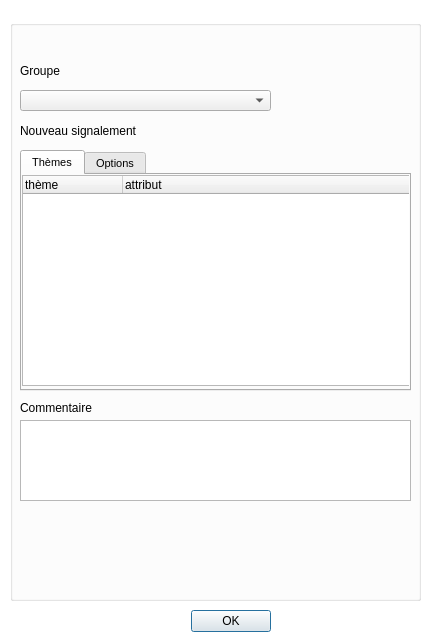
<?xml version="1.0" encoding="UTF-8"?>
<ui version="4.0">
 <class>dlgCreateRem</class>
 <widget class="QDialog" name="dlgCreateRem">
  <property name="geometry">
   <rect>
    <x>0</x>
    <y>0</y>
    <width>432</width>
    <height>639</height>
   </rect>
  </property>
  <property name="font">
   <font>
    <pointsize>7</pointsize>
   </font>
  </property>
  <property name="windowTitle">
   <string>Créer un nouveau signalement</string>
  </property>
  <property name="windowIcon">
   <iconset>
    <normaloff>images/ign.png</normaloff>images/ign.png</iconset>
  </property>
  <property name="toolTipDuration">
   <number>-4</number>
  </property>
  <property name="styleSheet">
   <string notr="true">QDialog {background-color: rgb(255, 255, 255)}</string>
  </property>
  <widget class="QGroupBox" name="groupBoxProfil">
   <property name="geometry">
    <rect>
     <x>10</x>
     <y>20</y>
     <width>411</width>
     <height>581</height>
    </rect>
   </property>
   <property name="font">
    <font>
     <pointsize>7</pointsize>
     <weight>400</weight>
     <bold>false</bold>
    </font>
   </property>
   <property name="title">
    <string/>
   </property>
   <widget class="QTabWidget" name="tabWidget">
    <property name="geometry">
     <rect>
      <x>10</x>
      <y>130</y>
      <width>391</width>
      <height>241</height>
     </rect>
    </property>
    <property name="font">
     <font>
      <pointsize>8</pointsize>
     </font>
    </property>
    <property name="currentIndex">
     <number>0</number>
    </property>
    <widget class="QWidget" name="tabTheme">
     <attribute name="title">
      <string>Thèmes</string>
     </attribute>
     <widget class="QTreeWidget" name="treeWidget">
      <property name="geometry">
       <rect>
        <x>0</x>
        <y>0</y>
        <width>391</width>
        <height>211</height>
       </rect>
      </property>
      <property name="sizePolicy">
       <sizepolicy hsizetype="Maximum" vsizetype="Expanding">
        <horstretch>0</horstretch>
        <verstretch>0</verstretch>
       </sizepolicy>
      </property>
      <property name="itemsExpandable">
       <bool>true</bool>
      </property>
      <column>
       <property name="text">
        <string>thème</string>
       </property>
      </column>
      <column>
       <property name="text">
        <string>attribut</string>
       </property>
      </column>
     </widget>
    </widget>
    <widget class="QWidget" name="tabOption">
     <attribute name="title">
      <string>Options</string>
     </attribute>
     <widget class="QCheckBox" name="checkBoxJoinCroquis">
      <property name="geometry">
       <rect>
        <x>10</x>
        <y>10</y>
        <width>141</width>
        <height>20</height>
       </rect>
      </property>
      <property name="text">
       <string>Joindre un croquis</string>
      </property>
      <property name="checked">
       <bool>true</bool>
      </property>
     </widget>
     <widget class="QCheckBox" name="checkBoxAttDoc">
      <property name="geometry">
       <rect>
        <x>10</x>
        <y>30</y>
        <width>251</width>
        <height>20</height>
       </rect>
      </property>
      <property name="text">
       <string>Joindre un document (4 au maximum)</string>
      </property>
     </widget>
     <widget class="QLabel" name="lblDoc">
      <property name="geometry">
       <rect>
        <x>10</x>
        <y>60</y>
        <width>371</width>
        <height>71</height>
       </rect>
      </property>
      <property name="text">
       <string/>
      </property>
      <property name="wordWrap">
       <bool>true</bool>
      </property>
     </widget>
     <widget class="QRadioButton" name="radioBtnUnique">
      <property name="geometry">
       <rect>
        <x>10</x>
        <y>140</y>
        <width>201</width>
        <height>20</height>
       </rect>
      </property>
      <property name="text">
       <string>Créer un signalement unique</string>
      </property>
      <property name="checked">
       <bool>true</bool>
      </property>
     </widget>
     <widget class="QRadioButton" name="radioBtnMultiple">
      <property name="geometry">
       <rect>
        <x>10</x>
        <y>170</y>
        <width>161</width>
        <height>20</height>
       </rect>
      </property>
      <property name="text">
       <string>Créer xx signalements</string>
      </property>
     </widget>
    </widget>
   </widget>
   <widget class="QTextEdit" name="textEditMessage">
    <property name="geometry">
     <rect>
      <x>10</x>
      <y>400</y>
      <width>391</width>
      <height>81</height>
     </rect>
    </property>
    <property name="font">
     <font>
      <pointsize>8</pointsize>
      <weight>400</weight>
      <italic>false</italic>
      <bold>false</bold>
     </font>
    </property>
   </widget>
   <widget class="QLabel" name="lblMessage">
    <property name="geometry">
     <rect>
      <x>10</x>
      <y>380</y>
      <width>111</width>
      <height>16</height>
     </rect>
    </property>
    <property name="font">
     <font>
      <pointsize>9</pointsize>
      <weight>700</weight>
      <bold>true</bold>
     </font>
    </property>
    <property name="text">
     <string>Commentaire</string>
    </property>
   </widget>
   <widget class="QLabel" name="label">
    <property name="geometry">
     <rect>
      <x>10</x>
      <y>100</y>
      <width>191</width>
      <height>21</height>
     </rect>
    </property>
    <property name="font">
     <font>
      <pointsize>9</pointsize>
      <weight>700</weight>
      <bold>true</bold>
     </font>
    </property>
    <property name="text">
     <string>Nouveau signalement</string>
    </property>
   </widget>
   <widget class="QLabel" name="lblMessageError">
    <property name="geometry">
     <rect>
      <x>10</x>
      <y>480</y>
      <width>391</width>
      <height>101</height>
     </rect>
    </property>
    <property name="text">
     <string/>
    </property>
   </widget>
   <widget class="QLabel" name="label_2">
    <property name="geometry">
     <rect>
      <x>10</x>
      <y>40</y>
      <width>61</width>
      <height>21</height>
     </rect>
    </property>
    <property name="font">
     <font>
      <pointsize>9</pointsize>
      <weight>700</weight>
      <bold>true</bold>
     </font>
    </property>
    <property name="text">
     <string>Groupe</string>
    </property>
   </widget>
   <widget class="QComboBox" name="comboBoxGroupe">
    <property name="geometry">
     <rect>
      <x>10</x>
      <y>70</y>
      <width>251</width>
      <height>21</height>
     </rect>
    </property>
   </widget>
  </widget>
  <widget class="QDialogButtonBox" name="buttonBox">
   <property name="geometry">
    <rect>
     <x>170</x>
     <y>610</y>
     <width>101</width>
     <height>23</height>
    </rect>
   </property>
   <property name="standardButtons">
    <set>QDialogButtonBox::Ok</set>
   </property>
  </widget>
 </widget>
 <resources/>
 <connections/>
</ui>
